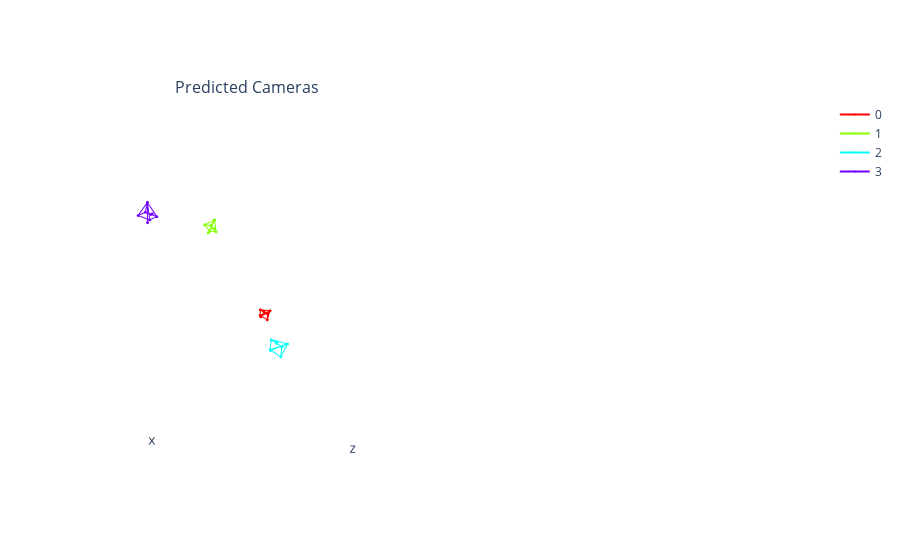

Notebook code cell kept with this figure:
### Code cell
# Construct cameras and visualize scene for best solution
cameras_pred = FoVPerspectiveCameras(R=R_pred, T=T_pred)
scenes = {"Predicted Cameras": {}}

for i in range(num_frames):
    scenes["Predicted Cameras"][i] = FoVPerspectiveCameras(
        R=R_pred[i, None], T=T_pred[i, None]
    )

fig = plot_scene(
    scenes,
    camera_scale=0.03,
    ncols=2,
)
fig.update_scenes(aspectmode="data")

for i in range(num_frames):
    fig.data[i].line.color = matplotlib.colors.to_hex(cmap(i / (num_frames)))

fig

### Figure 1 — Plotly figure (JSON) as saved in the notebook; plotly's stock layout.template omitted (floating-point values rounded to 4 significant figures)
{"data": [{"line": {"color": "#ff0000"}, "marker": {"size": 1}, "name": "0", "scene": "scene", "type": "scatter3d", "x": [-0.06088, -0.0309, -0.0307, -0.0309, -0.0009182, -0.002134, -0.0621, -0.06088, -0.03275, -0.0009182, -0.002134, -0.03275, -0.0621, -0.03275, -0.03089], "y": [-0.03183, -0.03265, -0.02515, -0.03265, -0.03347, -0.07845, -0.07681, -0.03183, -0.0558, -0.03347, -0.07845, -0.0558, -0.07681, -0.0558, -0.05481], "z": [-0.9363, -0.9369, -0.937, -0.9369, -0.9375, -0.937, -0.9358, -0.9363, -0.9966, -0.9375, -0.937, -0.9966, -0.9358, -0.9966, -0.9067]}, {"line": {"color": "#84ff00"}, "marker": {"size": 1}, "name": "1", "scene": "scene", "type": "scatter3d", "x": [-0.2554, -0.2536, -0.2464, -0.2536, -0.2519, -0.295, -0.2985, -0.2554, -0.2919, -0.2519, -0.295, -0.2919, -0.2985, -0.2919, -0.2668], "y": [0.5667, 0.5415, 0.543, 0.5415, 0.5164, 0.5074, 0.5577, 0.5667, 0.5675, 0.5164, 0.5074, 0.5675, 0.5577, 0.5675, 0.5218], "z": [-0.7269, -0.7432, -0.7447, -0.7432, -0.7595, -0.7503, -0.7178, -0.7269, -0.7875, -0.7595, -0.7503, -0.7875, -0.7178, -0.7875, -0.7142]}, {"line": {"color": "#00fff6"}, "marker": {"size": 1}, "name": "2", "scene": "scene", "type": "scatter3d", "x": [0.6411, 0.6279, 0.6236, 0.6279, 0.6147, 0.6402, 0.6666, 0.6411, 0.6824, 0.6147, 0.6402, 0.6824, 0.6666, 0.6824, 0.6198], "y": [0.5247, 0.5454, 0.5475, 0.5454, 0.566, 0.5532, 0.5119, 0.5247, 0.579, 0.566, 0.5532, 0.579, 0.5119, 0.579, 0.5189], "z": [-0.2882, -0.2709, -0.2767, -0.2709, -0.2536, -0.2188, -0.2534, -0.2882, -0.2694, -0.2536, -0.2188, -0.2694, -0.2534, -0.2694, -0.2455]}, {"line": {"color": "#7200ff"}, "marker": {"size": 1}, "name": "3", "scene": "scene", "type": "scatter3d", "x": [0.02302, -0.005924, -0.007861, -0.005924, -0.03487, -0.02324, 0.03464, 0.02302, 0.002986, -0.03487, -0.02324, 0.002986, 0.03464, 0.002986, -0.001664], "y": [0.9022, 0.9045, 0.9038, 0.9045, 0.9068, 0.9109, 0.9062, 0.9022, 0.9661, 0.9068, 0.9109, 0.9661, 0.9062, 0.9661, 0.8767], "z": [-0.1941, -0.1866, -0.1938, -0.1866, -0.179, -0.1357, -0.1508, -0.1941, -0.1713, -0.179, -0.1357, -0.1713, -0.1508, -0.1713, -0.1617]}], "layout": {"annotations": [{"font": {"size": 16}, "showarrow": false, "text": "Predicted Cameras", "x": 0.225, "xanchor": "center", "xref": "paper", "y": 1, "yanchor": "bottom", "yref": "paper"}], "scene": {"aspectmode": "data", "camera": {"up": {"x": 0, "y": 1, "z": 0}}, "domain": {"x": [0, 0.45], "y": [0, 1]}, "xaxis": {"backgroundcolor": "#fff", "range": [-0.3465, 0.7141], "showaxeslabels": false, "showgrid": false, "showline": false, "showticklabels": false, "ticks": "", "zeroline": false}, "yaxis": {"backgroundcolor": "#fff", "range": [-0.1402, 1.005], "showaxeslabels": false, "showgrid": false, "showline": false, "showticklabels": false, "ticks": "", "zeroline": false}, "zaxis": {"backgroundcolor": "#fff", "range": [-1.037, -0.08144], "showaxeslabels": false, "showgrid": false, "showline": false, "showticklabels": false, "ticks": "", "zeroline": false}}, "scene2": {"aspectmode": "data", "domain": {"x": [0.55, 1], "y": [0, 1]}}}}
